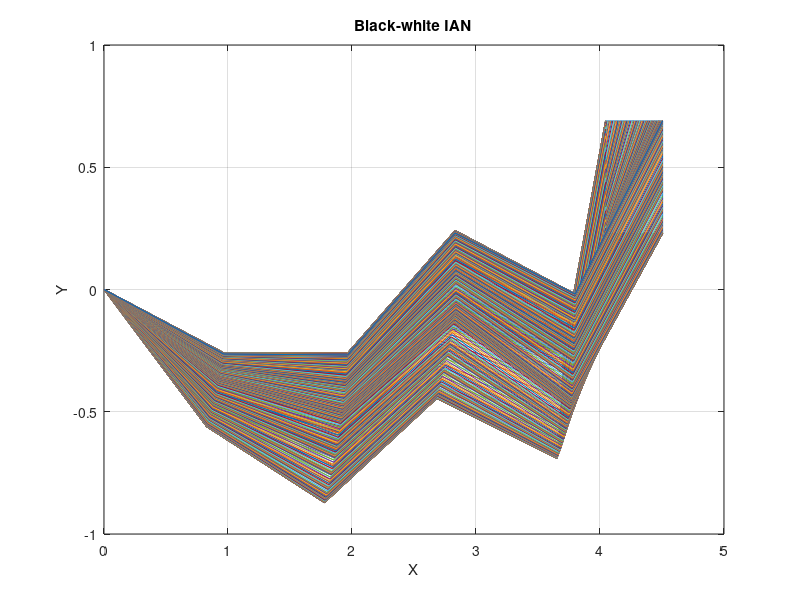
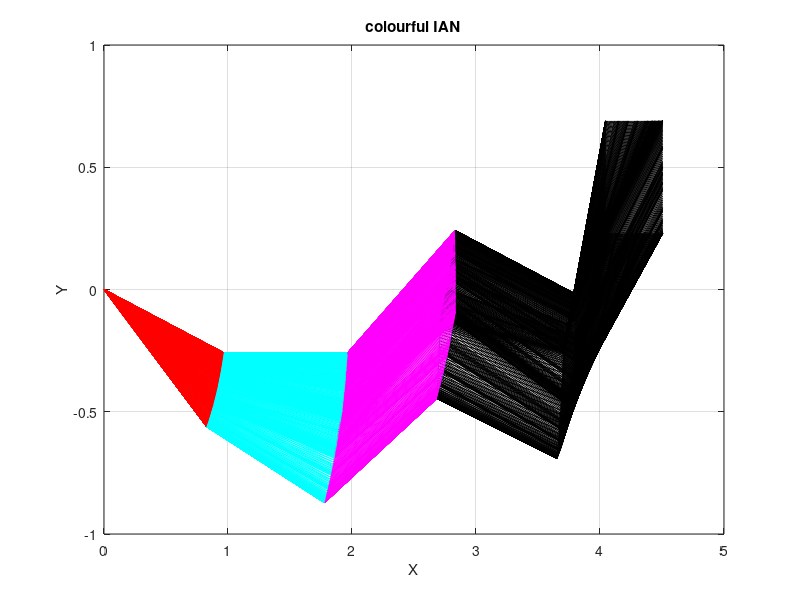
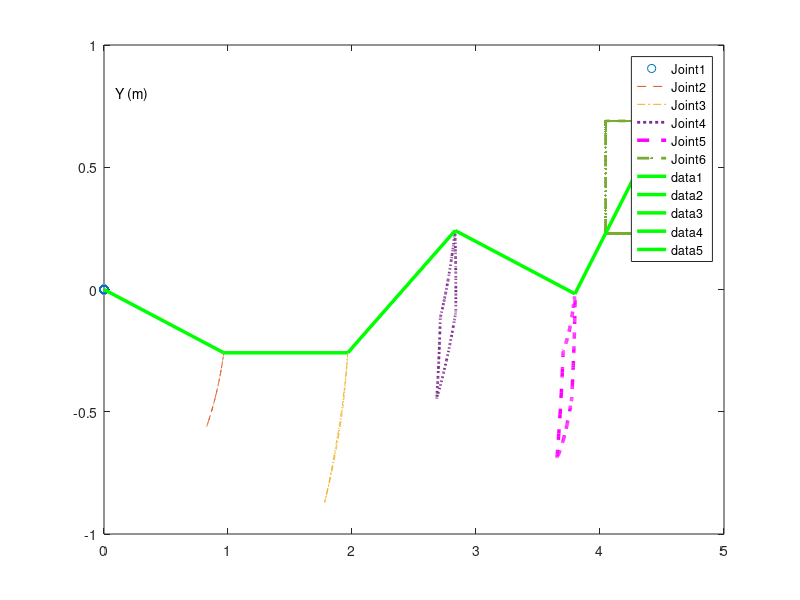

MATLAB code for these plots, in order: (Note: this script raises an error after producing the figures.)
clear all;
format long;
% global n m n1 n3m1 sBound A bP b dP dM In3m1 T mu radiusXY0 angleXY0 qP qM qDp qDm beta q0;
load SYSdata;
load SRDdata1;
load SRDdata2;
load SRDdata3;

figure;
plot(j6px,j6py);hold on;
for j=1:length(t),
    linksX=[j1px(j);j2px(j);j3px(j);j4px(j);j5px(j);j6px(j)];
    linksY=[j1py(j);j2py(j);j3py(j);j4py(j);j5py(j);j6py(j)];
    plot(linksX,linksY);
    hold on;
end;
title('Black-white IAN');
xlabel('X');ylabel('Y');
grid on;

figure;
plot(j4px,j4py);hold on;
for j=1:length(t),
    joints12=line('xdata',[j1px(j);j2px(j)],'ydata',[j1py(j);j2py(j)],...
        'color', 'red');
    joints23=line('xdata',[j2px(j);j3px(j)],'ydata',[j2py(j);j3py(j)],...
        'color', 'cyan');
    joints34=line('xdata',[j3px(j);j4px(j)],'ydata',[j3py(j);j4py(j)],...
        'color', 'magenta');
    joints45=line('xdata',[j4px(j);j5px(j)],'ydata',[j4py(j);j5py(j)],...
        'color', 'black');
    joints56=line('xdata',[j5px(j);j6px(j)],'ydata',[j5py(j);j6py(j)],...
        'color', 'black');
    drawnow
end;
title('colourful IAN');
xlabel('X');ylabel('Y');
grid on;

figure;
plot(j1px,j1py,'o',j2px,j2py,'--',j3px,j3py,'-.',j4px,j4py,':','linewidth',2);
hold on;
plot(j5px,j5py,'m--','linewidth',2.5);
hold on;
plot(j6px,j6py,'--.','linewidth',2);
hold on;
legend('Joint1','Joint2','Joint3','Joint4','Joint5','Joint6');
text(2.3,-2.3,'X (m)');
text(0.09,0.8,'Y (m)');
% plot(j1px,j1py);hold on;
% plot(j2px,j2py);hold on;
% plot(j3px,j3py);hold on;
% plot(j4px,j4py);hold on;
% plot(j5px,j5py);hold on;
% plot(j6px,j6py);hold on;

    j=1;
    joints12=line('xdata',[j1px(j);j2px(j)],'ydata',[j1py(j);j2py(j)],...
        'color', 'green','linewidth',2.5);
    joints23=line('xdata',[j2px(j);j3px(j)],'ydata',[j2py(j);j3py(j)],...
        'color', 'green','linewidth',2.5);
    joints34=line('xdata',[j3px(j);j4px(j)],'ydata',[j3py(j);j4py(j)],...
        'color', 'green','linewidth',2.5);
     joints45=line('xdata',[j4px(j);j5px(j)],'ydata',[j4py(j);j5py(j)],...
         'color', 'green','linewidth',2.5);
     joints56=line('xdata',[j5px(j);j6px(j)],'ydata',[j5py(j);j6py(j)],...
         'color', 'green','linewidth',2.5);
    drawnow
    animate(qAll);
    drawnow
hold on;